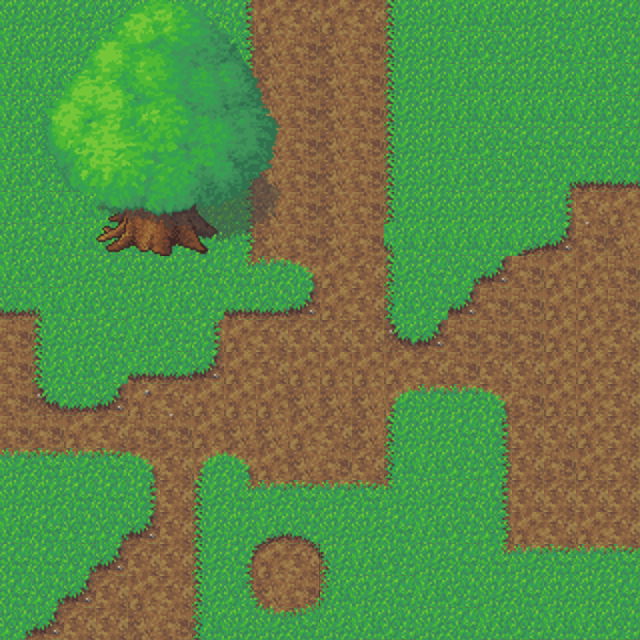

Tiled map render using the project's own tile images. Description and the whole map definition, tile-layer contents included, below:
An orthogonal 20x20 tile map with 32x32 px tiles, 3 tile layers (background, foreground, top), 2 tilesets.

<map version="1.0" tiledversion="1.0.3" orientation="orthogonal" renderorder="right-down" width="20" height="20" tilewidth="32" tileheight="32" nextobjectid="18">
 <tileset firstgid="1" source="tiles/grass-tiles-2-small.tsx" />
 <tileset firstgid="73" source="tiles/tree2-final.tsx" />
 <layer name="background" width="20" height="20">
  <data encoding="csv">
1,1,2,1,1,1,2,28,9,10,9,10,27,1,13,13,1,2,1,2,
13,1,1,13,13,1,2,40,21,22,21,22,27,1,13,14,1,2,13,14,
13,13,1,13,14,1,2,40,21,22,21,22,27,1,13,1,1,1,13,14,
13,14,1,1,13,1,2,40,21,22,21,22,27,1,13,13,13,13,13,14,
13,14,13,1,13,1,2,40,21,22,21,22,27,1,13,14,2,2,2,2,
13,14,13,1,13,1,2,40,21,22,21,22,27,1,13,14,14,16,37,38,
13,14,13,1,13,13,14,40,21,22,21,22,27,1,1,1,1,28,8,9,
1,2,13,13,13,14,1,40,21,22,21,22,15,13,13,13,41,18,22,21,
13,14,1,2,1,1,2,4,25,6,9,10,27,2,16,18,22,9,9,22,
38,15,13,14,1,13,14,37,38,18,9,10,39,14,18,22,22,9,9,22,
22,27,1,2,13,14,28,9,10,10,10,10,17,18,22,22,22,9,9,10,
22,27,13,14,37,38,18,9,10,9,9,9,9,10,22,10,10,9,9,10,
22,17,38,18,7,8,9,9,9,21,21,21,5,25,25,6,22,9,9,10,
22,22,9,10,22,22,9,21,21,9,10,21,27,1,2,28,10,10,9,10,
25,26,25,26,6,10,5,6,9,21,22,10,39,13,14,40,10,22,9,10,
1,1,2,2,28,10,27,4,25,26,25,26,3,1,2,28,10,10,10,10,
13,2,14,16,18,10,27,1,41,42,1,1,2,13,14,40,9,10,9,10,
2,2,16,18,10,10,27,32,33,34,31,13,14,1,2,4,25,26,25,26,
2,16,18,10,9,10,27,44,45,46,43,1,2,13,14,1,2,1,1,2,
16,18,10,10,21,22,39,1,29,30,1,13,14,1,2,13,14,13,13,14
</data>
 </layer>
 <layer name="foreground" width="20" height="20">
  <data encoding="csv">
0,0,0,0,0,0,0,0,0,0,0,0,0,0,0,0,0,0,0,0,
0,0,0,0,0,0,0,0,0,0,0,0,0,0,0,0,0,0,0,0,
0,0,0,0,0,0,0,0,0,0,0,0,0,0,0,0,0,0,0,0,
0,0,0,0,0,0,0,0,0,0,0,0,0,0,0,0,0,0,0,0,
0,0,0,0,0,0,0,0,0,0,0,0,0,0,0,0,0,0,0,0,
0,0,0,0,0,0,0,0,0,0,0,0,0,0,0,0,0,0,0,0,
0,0,0,123,124,125,126,0,0,0,0,0,0,0,0,0,0,0,0,0,
0,0,0,131,132,133,134,0,0,0,0,0,0,0,0,0,0,0,0,0,
0,0,0,0,0,0,0,0,0,0,0,0,0,0,0,0,0,0,0,0,
0,0,0,0,0,0,0,0,0,0,0,0,0,0,0,0,0,0,0,0,
0,0,0,0,0,0,0,0,0,0,0,0,0,0,0,0,0,0,0,0,
0,0,0,0,0,0,0,0,0,0,0,0,0,0,0,0,0,0,0,0,
0,0,0,0,0,0,0,0,0,0,0,0,0,0,0,0,0,0,0,0,
0,0,0,0,0,0,0,0,0,0,0,0,0,0,0,0,0,0,0,0,
0,0,0,0,0,0,0,0,0,0,0,0,0,0,0,0,0,0,0,0,
0,0,0,0,0,0,0,0,0,0,0,0,0,0,0,0,0,0,0,0,
0,0,0,0,0,0,0,0,0,0,0,0,0,0,0,0,0,0,0,0,
0,0,0,0,0,0,0,0,0,0,0,0,0,0,0,0,0,0,0,0,
0,0,0,0,0,0,0,0,0,0,0,0,0,0,0,0,0,0,0,0,
0,0,0,0,0,0,0,0,0,0,0,0,0,0,0,0,0,0,0,0
</data>
 </layer>
 <layer name="top" width="20" height="20">
  <data encoding="csv">
0,0,0,75,76,77,78,0,0,0,0,0,0,0,0,0,0,0,0,0,
0,0,82,83,84,85,86,87,0,0,0,0,0,0,0,0,0,0,0,0,
0,0,90,91,92,93,94,95,96,0,0,0,0,0,0,0,0,0,0,0,
0,97,98,99,100,101,102,103,104,0,0,0,0,0,0,0,0,0,0,0,
0,105,106,107,108,109,110,111,112,0,0,0,0,0,0,0,0,0,0,0,
0,113,114,115,116,117,118,119,120,0,0,0,0,0,0,0,0,0,0,0,
0,0,0,0,0,0,0,127,128,0,0,0,0,0,0,0,0,0,0,0,
0,0,0,0,0,0,0,135,0,0,0,0,0,0,0,0,0,0,0,0,
0,0,0,0,0,0,0,0,0,0,0,0,0,0,0,0,0,0,0,0,
0,0,0,0,0,0,0,0,0,0,0,0,0,0,0,0,0,0,0,0,
0,0,0,0,0,0,0,0,0,0,0,0,0,0,0,0,0,0,0,0,
0,0,0,0,0,0,0,0,0,0,0,0,0,0,0,0,0,0,0,0,
0,0,0,0,0,0,0,0,0,0,0,0,0,0,0,0,0,0,0,0,
0,0,0,0,0,0,0,0,0,0,0,0,0,0,0,0,0,0,0,0,
0,0,0,0,0,0,0,0,0,0,0,0,0,0,0,0,0,0,0,0,
0,0,0,0,0,0,0,0,0,0,0,0,0,0,0,0,0,0,0,0,
0,0,0,0,0,0,0,0,0,0,0,0,0,0,0,0,0,0,0,0,
0,0,0,0,0,0,0,0,0,0,0,0,0,0,0,0,0,0,0,0,
0,0,0,0,0,0,0,0,0,0,0,0,0,0,0,0,0,0,0,0,
0,0,0,0,0,0,0,0,0,0,0,0,0,0,0,0,0,0,0,0
</data>
 </layer>
</map>
